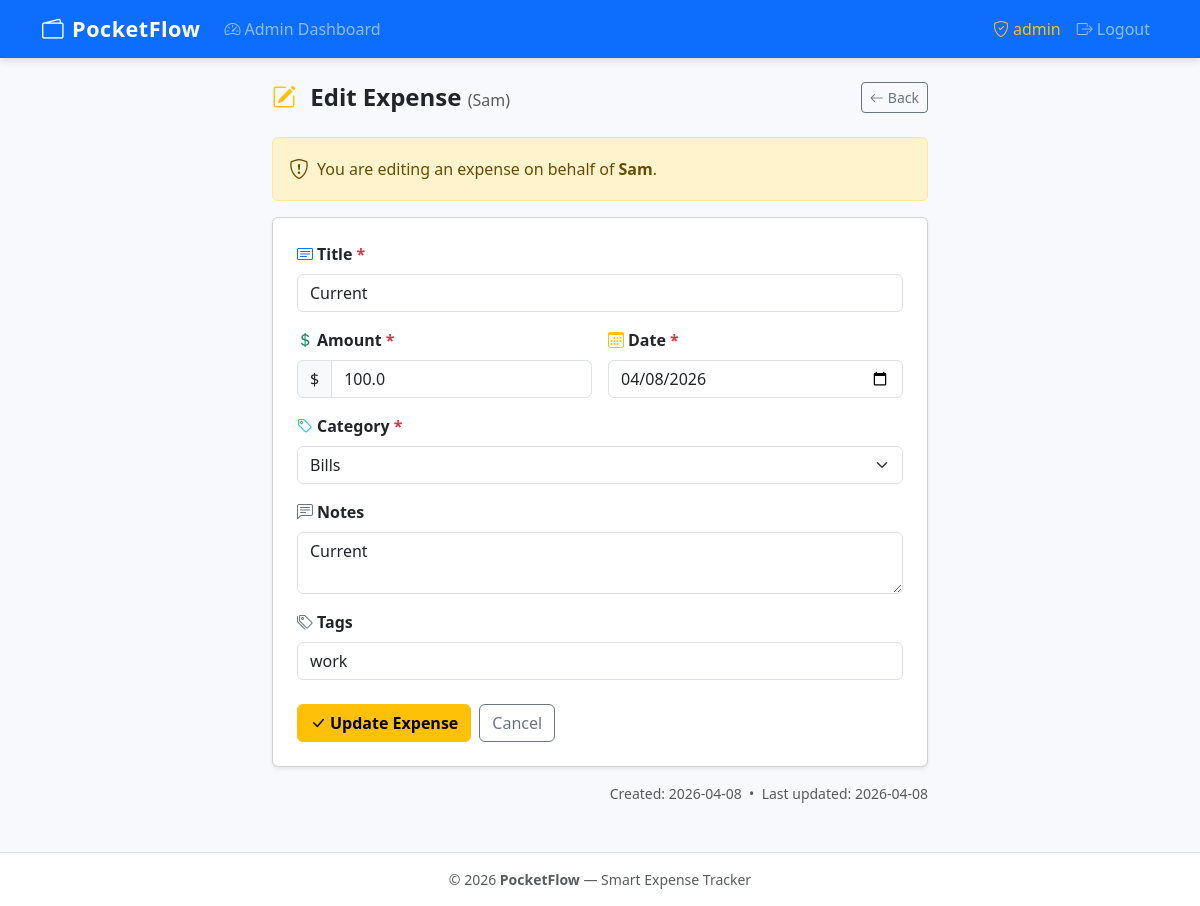
Page /admin/expense/edit/11 (signed in) on the earlier database version.
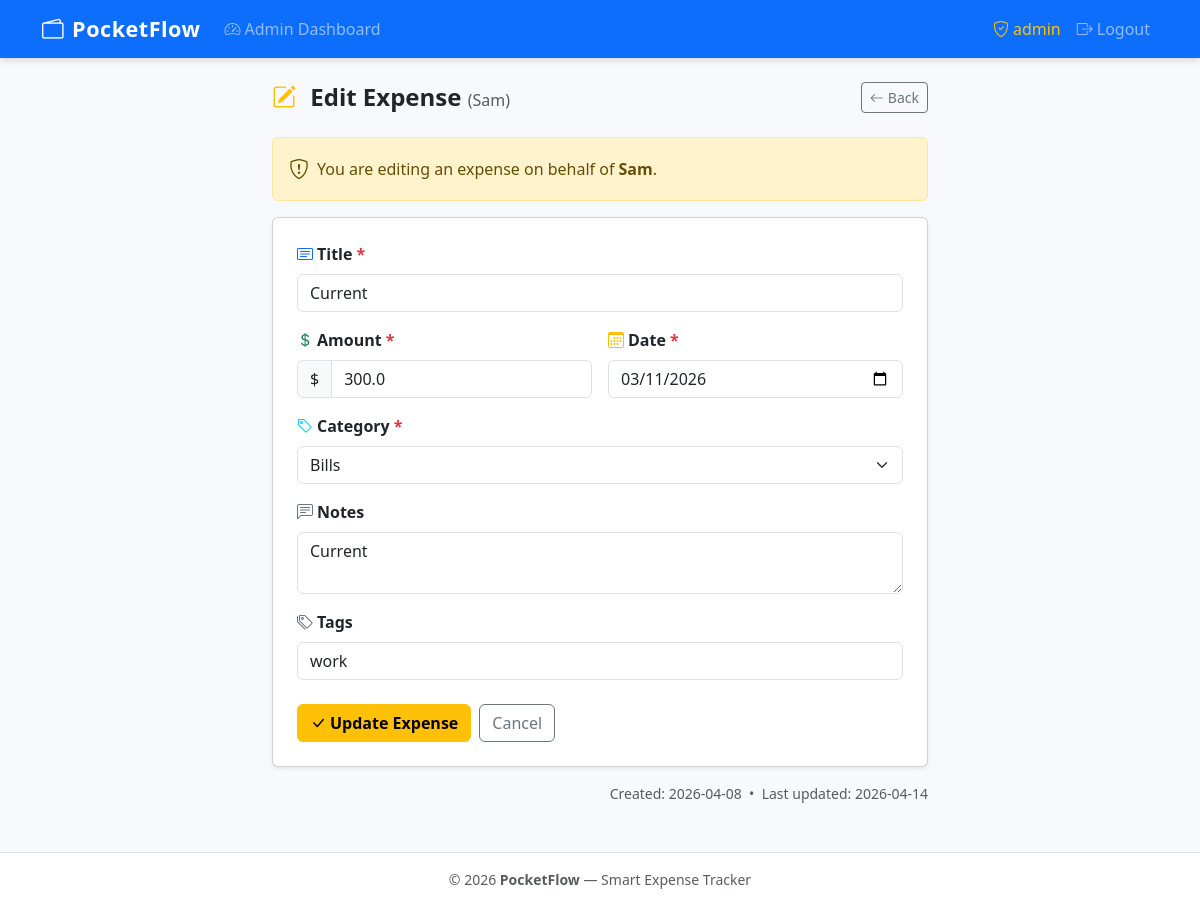
Same page on the later database version.
### tables this page shows
CREATE TABLE expenses (
            id         INTEGER PRIMARY KEY AUTOINCREMENT,
            user_id    INTEGER NOT NULL,
            title      TEXT    NOT NULL,
            amount     REAL    NOT NULL,
            date       TEXT    NOT NULL,
            category   TEXT    NOT NULL,
            notes      TEXT    NOT NULL DEFAULT '',
            tags       TEXT    NOT NULL DEFAULT '',
            created_at TEXT    NOT NULL DEFAULT (datetime('now')),
            updated_at TEXT    NOT NULL DEFAULT (datetime('now')),
            FOREIGN KEY (user_id) REFERENCES users(id) ON DELETE CASCADE
        );

### app.py (the view, shortened to what this page needs)
@app.route('/admin/expense/edit/<int:expense_id>', methods=['GET', 'POST'])
@admin_required
def admin_edit_expense(expense_id):
    conn    = get_db()
    expense = conn.execute(
        'SELECT e.*, u.username FROM expenses e JOIN users u ON e.user_id = u.id WHERE e.id = ?',
        [expense_id]
    ).fetchone()
    conn.close()
    if not expense:
        flash('Expense not found.', 'danger')
        return redirect(url_for('admin_dashboard'))
    return render_template('admin/edit_expense.html', expense=expense, categories=CATEGORIES)

### app.py (called while the page is built, shortened)
def get_db():
    conn = sqlite3.connect(DATABASE)
    conn.row_factory = sqlite3.Row
    conn.execute('PRAGMA foreign_keys = ON')
    return conn

def admin_required(f):
    @wraps(f)
    def decorated(*args, **kwargs):
        if 'user_id' not in session:
            flash('Please log in to continue.', 'warning')
            return redirect(url_for('login'))
        if not session.get('is_admin'):
            flash('Admin access required.', 'danger')
            return redirect(url_for('dashboard'))
        return f(*args, **kwargs)
    return decorated

@app.before_request
def load_user_from_remember_token():
    if 'user_id' in session:
        return

### templates/admin/edit_expense.html (shortened to what this page needs)
{% extends 'base.html' %}
{% block content %}
<div class="container" style="max-width:680px">
  <div class="page-header mt-2">
    <h2>
      <i class="bi bi-pencil-square me-2 text-warning"></i>
      Edit Expense
      <small class="text-muted fs-6 fw-normal">({{ expense.username }})</small>
    </h2>
    <a href="{{ url_for('admin_user_expenses', user_id=expense.user_id) }}"
       class="btn btn-outline-secondary btn-sm">
      <i class="bi bi-arrow-left me-1"></i>Back
    </a>
  </div>
  <div class="alert alert-warning d-flex align-items-center">
    <i class="bi bi-shield-exclamation me-2 fs-5"></i>
    You are editing an expense on behalf of <strong class="ms-1">{{ expense.username }}</strong>.
  </div>
  <div class="card shadow-sm">
    <div class="card-body p-4">
      <form method="POST" action="{{ url_for('admin_edit_expense', expense_id=expense.id) }}" novalidate>
        <div class="mb-3">
          <label for="title" class="form-label fw-semibold">
            <i class="bi bi-card-text me-1 text-primary"></i>Title <span class="text-danger">*</span>
          </label>
          <input type="text" id="title" name="title" class="form-control"
                 value="{{ request.form.get('title', expense.title) }}" required>
        </div>
        <div class="row g-3 mb-3">
          <div class="col-sm-6">
            <label for="amount" class="form-label fw-semibold">
              <i class="bi bi-currency-dollar me-1 text-success"></i>Amount <span class="text-danger">*</span>
            </label>
            <div class="input-group">
              <span class="input-group-text">$</span>
              <input type="number" id="amount" name="amount" class="form-control"
                     step="0.01" min="0.01"
                     value="{{ request.form.get('amount', expense.amount) }}" required>
            </div>
          </div>
          <div class="col-sm-6">
            <label for="date" class="form-label fw-semibold">
              <i class="bi bi-calendar3 me-1 text-warning"></i>Date <span class="text-danger">*</span>
            </label>
            <input type="date" id="date" name="date" class="form-control"
                   value="{{ request.form.get('date', expense.date) }}" required>
          </div>
        </div>
        <div class="mb-3">
          <label for="category" class="form-label fw-semibold">
            <i class="bi bi-tag me-1 text-info"></i>Category <span class="text-danger">*</span>
          </label>
          <select id="category" name="category" class="form-select" required>
            {% for cat in categories %}
              <option value="{{ cat }}"
                {{ 'selected' if request.form.get('category', expense.category) == cat }}>
                {{ cat }}
              </option>
            {% endfor %}
          </select>
        </div>
        <div class="mb-3">
          <label for="notes" class="form-label fw-semibold">
            <i class="bi bi-chat-left-text me-1 text-secondary"></i>Notes
          </label>
          <textarea id="notes" name="notes" class="form-control" rows="2">{{ request.form.get('notes', expense.notes) }}</textarea>
        </div>
        <div class="mb-4">
          <label for="tags" class="form-label fw-semibold">
            <i class="bi bi-tags me-1 text-secondary"></i>Tags
          </label>
          <input type="text" id="tags" name="tags" class="form-control"
                 placeholder="comma-separated"
                 value="{{ request.form.get('tags', expense.tags) }}">
        </div>
        <div class="d-flex gap-2">
          <button type="submit" class="btn btn-warning fw-semibold">
            <i class="bi bi-check-lg me-1"></i>Update Expense
          </button>
          <a href="{{ url_for('admin_user_expenses', user_id=expense.user_id) }}"
             class="btn btn-outline-secondary">Cancel</a>
        </div>
      </form>
    </div>
  </div>
  <div class="text-muted small mt-3 text-end">
    Created: {{ expense.created_at[:10] }}
    &nbsp;&bull;&nbsp;
    Last updated: {{ expense.updated_at[:10] }}
  </div>
</div>
{% endblock %}

Differences in the rows shown:
changed expenses "Current": amount "100.0" → "300.0"; date "04/08/2026" → "03/11/2026"; updated_at "2026-04-08" → "2026-04-14"
